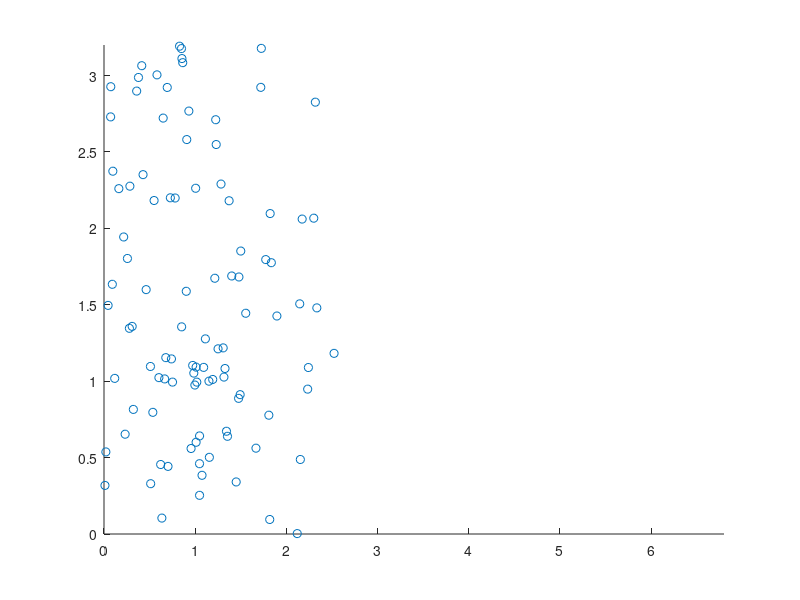

Here is the MATLAB script that generated this plot:
%% to test the java program

clc;

data = load('top100.txt');

figure;
scatter(data(:,1), data(:,2));
xlim([0, 6.8]);
ylim([0,3.2]);